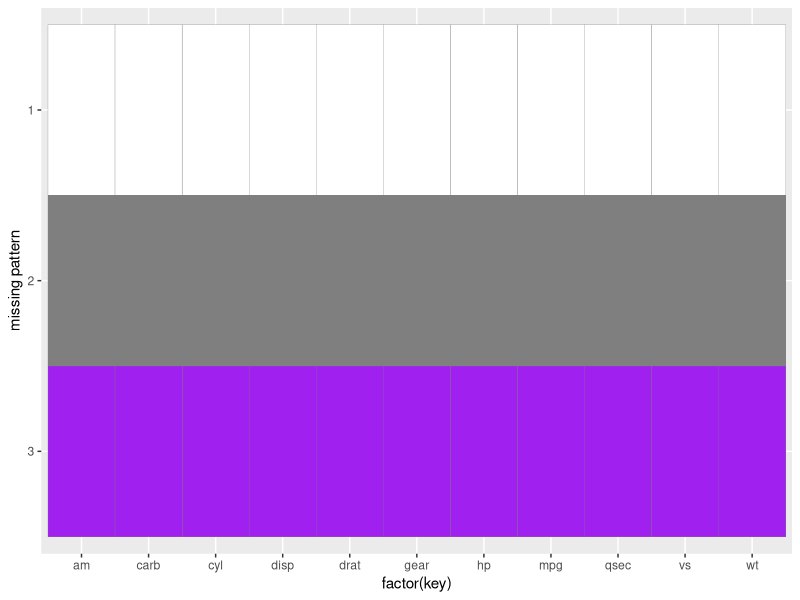

Reproduce this figure in R. (Note: this script raises an error after producing the figure.)
## ---- chunk 1
knitr::opts_chunk$set(warning = FALSE, message = FALSE, echo = FALSE)
## ---- chunk 2
# missing graph
mycars <- mtcars
library(tidyverse)
library(patchwork)

mycars[1:25, "gear"] <- NA
mycars[10:20, 3:5] <- NA
for (i in 1:10) mycars[sample(32,1), sample(11,1)] <- NA

mycars <- mtcars

#count the missing patterns
missing_patterns <- data.frame(is.na(mycars)) %>%
  group_by_all() %>%
  count(name = "count", sort = TRUE) %>%
  ungroup()


missing<-data.frame(ifelse(missing_patterns[,1:11]==TRUE,'1','0'))
missing[3,]<-'2'
missing[,12]<-missing_patterns[,12]


tidypattern <- missing %>% 
    rownames_to_column("pattern") %>% 
    gather(key, value, -c(pattern,count)) 


p1<-ggplot(tidypattern,aes(x=factor(key),y=fct_rev(factor(pattern)),fill=value)) +
  geom_tile(color="grey50") +
  scale_fill_manual(values = c("white", "purple","grey")) +
  ylab("missing pattern") +
  theme(legend.position="none")

#to generate a function for the missing plots 
plot_missing_graphs <- function(df,percent=TRUE) {
  
  #missing graphs and make assumptions
  nrow = nrow(df)
  ncol = ncol(df)

#generate missing patterns based on the provisions of the questions 
  missing_patterns <- data.frame(is.na(df)) %>%
    group_by_all() %>%
    count(name = "count", sort = TRUE) %>%
    ungroup()

#group the data based on the requirements of the questions
  missing_datagroup <- missing_patterns %>% 
    mutate(index = row_number()) %>%
    gather(key, value, -c(index,count)) %>%
    group_by(index) %>%
    #generate missing patterns based on the provisions of the questions
    mutate(label = ifelse(sum(value)==0,
                          "complete", "pass")) %>%
    ungroup() %>%
    mutate(label = ifelse(label=="complete", 
                          "complete",ifelse(value==TRUE, "true", "false") ))

#make loops tto create more comprehensieve quotes and data
  if(!percent){
  missing_datagroup1 <- data.frame(count = colSums(is.na(df))) %>% 
    rownames_to_column("columns") %>% 
    arrange(desc(count))
#make loops tto create more comprehensieve quotes and data
  level <- missing_datagroup1$columns
  lab1 <- "num rows missing"
  ylim1 <- max(missing_datagroup1$count)

#make loops tto create more comprehensieve quotes and data
  missing_datagroup2 <- missing_datagroup %>%
    group_by(index) %>%
    summarise(count=mean(count),
              complete = ifelse(sum(value)==0,"yes","no"))
  lab2 <- "row count"
  xlim2 <- max(missing_datagroup2$count)
  }
  
  else{
  missing_datagroup1 <- data.frame(count = colSums(is.na(df))/nrow*100) %>% 
    rownames_to_column("columns") %>% 
    arrange(desc(count))
  level <- missing_datagroup1$columns
  lab1 <- "% rows missing"
  ylim1 <- 100

#make another looo make things better
  missing_datagroup2 <- missing_datagroup %>%
    group_by(index) %>%
    summarise(count=mean(count)/nrow*100, 
              complete = ifelse(sum(value)==0,"yes","no"))
  lab2 <- "% rows"
  xlim2 <-100
  }

  #start to create the graphs on the top  
  upper_graph <- ggplot(missing_datagroup1,aes(x=factor(columns,
                                  levels = level),y=count)) + 
    geom_bar(stat="identity",
             fill="lightblue") + 
    labs(y=lab1,x="", title = "Missing value patterns") +
    ylim(0,ylim1) +
    theme_bw() +
    theme(panel.grid.major.x = 
            element_blank(),
      panel.grid.minor.x = element_blank())
  
  
  index <- missing_datagroup2[missing_datagroup2$complete=="yes",]$index
  cols <- c("false" = "gray83", "true" = "rosybrown2",
            "complete" = "purple")
  #generate the first graph based on the requirement
  middle_graph <- ggplot(missing_datagroup,aes(x=factor(key,levels = level),
                        y=fct_rev(factor(index)),fill=label)) +
    geom_tile(color="white") + 
    scale_fill_manual(values = cols) +
    labs(x="variables",y="missing patterns") +
    theme(legend.position = "none")
  
  npattern <- nrow(missing_patterns)
  if(length(index)>=1){
    for(i in index){
      p1 <- p1 + geom_text(x=ncol/2+0.5, y=npattern+1-i, 
                           label="complete cases",size=5)
    }
  }
#start to create the plots on the right-hand side
  right_hand_plot <- ggplot(missing_datagroup2, aes(x=count, y=fct_rev(factor(index)),
                          fill=complete)) + 
    scale_fill_manual(values=c("lightblue", "lightblue")) +
    geom_bar(stat="identity") +
    labs(x=lab2,y="") +
    xlim(0,xlim2) +
    #to create better graphs
    theme_bw() +
    theme(panel.grid.major.y = element_blank(),
      panel.grid.minor.y = element_blank()) +
    theme(legend.position = "none")

  
  #we want to generate the graph at the end
  combination= (middle_graph | right_hand_plot) +  
    plot_layout(widths = 
                  c(4, 1))
combination2 = (upper_graph |  plot_spacer()) + 
  plot_layout(widths = c(3, 1))
combination2 / combination +  plot_layout(widths = c(4, 1), heights = c(1, 4))
}





## ---- chunk 3
set.seed(66)

plot_missing_graphs(index[,2:6]
                    ,percent=TRUE)



## ---- chunk 4
set.seed(66)

plot_missing_graphs(index_data[,6-10]
                    ,percent=TRUE)



